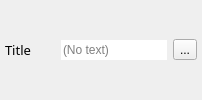
         <widget class="QWidget" name="titleWidget" native="true">
          <property name="sizePolicy">
           <sizepolicy hsizetype="Preferred" vsizetype="Fixed">
            <horstretch>0</horstretch>
            <verstretch>0</verstretch>
           </sizepolicy>
          </property>
          <layout class="QHBoxLayout" name="horizontalLayout_2">
           <property name="leftMargin">
            <number>5</number>
           </property>
           <property name="topMargin">
            <number>5</number>
           </property>
           <property name="rightMargin">
            <number>5</number>
           </property>
           <property name="bottomMargin">
            <number>5</number>
           </property>
           <item>
            <widget class="QLabel" name="titleLabel">
             <property name="sizePolicy">
              <sizepolicy hsizetype="Fixed" vsizetype="Fixed">
               <horstretch>0</horstretch>
               <verstretch>0</verstretch>
              </sizepolicy>
             </property>
             <property name="minimumSize">
              <size>
               <width>50</width>
               <height>0</height>
              </size>
             </property>
             <property name="font">
              <font>
               <family>Cascadia Mono Light</family>
               <pointsize>10</pointsize>
               <italic>false</italic>
              </font>
             </property>
             <property name="text">
              <string>Title</string>
             </property>
             <property name="textFormat">
              <enum>Qt::AutoText</enum>
             </property>
            </widget>
           </item>
           <item>
            <widget class="QLineEdit" name="titleEdit">
             <property name="maxLength">
              <number>1024</number>
             </property>
             <property name="frame">
              <bool>false</bool>
             </property>
             <property name="echoMode">
              <enum>QLineEdit::Normal</enum>
             </property>
             <property name="alignment">
              <set>Qt::AlignLeading|Qt::AlignLeft|Qt::AlignVCenter</set>
             </property>
             <property name="dragEnabled">
              <bool>false</bool>
             </property>
             <property name="readOnly">
              <bool>false</bool>
             </property>
             <property name="placeholderText">
              <string>(No text)</string>
             </property>
             <property name="clearButtonEnabled">
              <bool>false</bool>
             </property>
            </widget>
           </item>
           <item>
            <widget class="QToolButton" name="titleCopyButton">
             <property name="toolTip">
              <string>Copy</string>
             </property>
             <property name="text">
              <string>...</string>
             </property>
             <property name="icon">
              <iconset resource="Resource.qrc">
               <normaloff>:/Resource/copy.svg</normaloff>:/Resource/copy.svg</iconset>
             </property>
             <property name="checkable">
              <bool>false</bool>
             </property>
             <property name="checked">
              <bool>false</bool>
             </property>
             <property name="popupMode">
              <enum>QToolButton::DelayedPopup</enum>
             </property>
             <property name="autoRaise">
              <bool>false</bool>
             </property>
             <property name="arrowType">
              <enum>Qt::NoArrow</enum>
             </property>
            </widget>
           </item>
          </layout>
         </widget>
